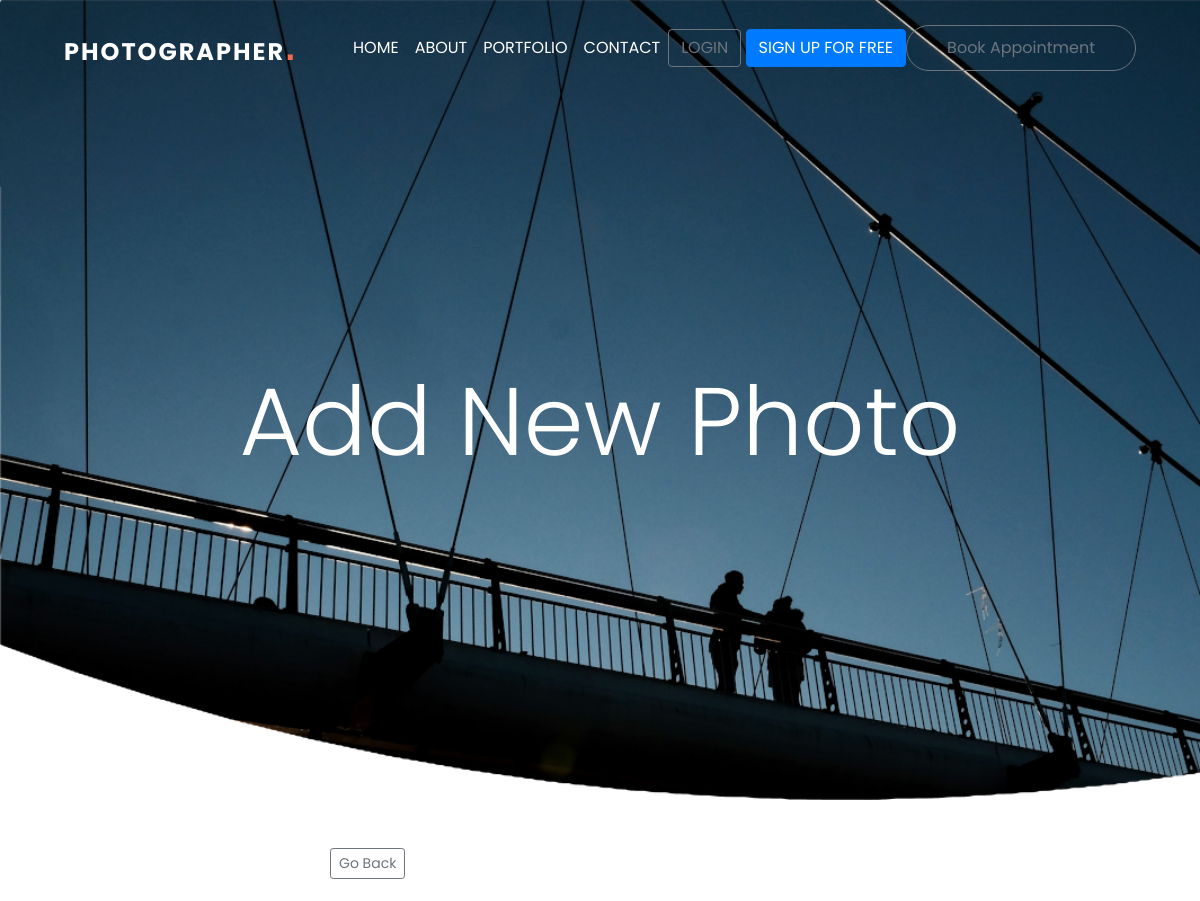
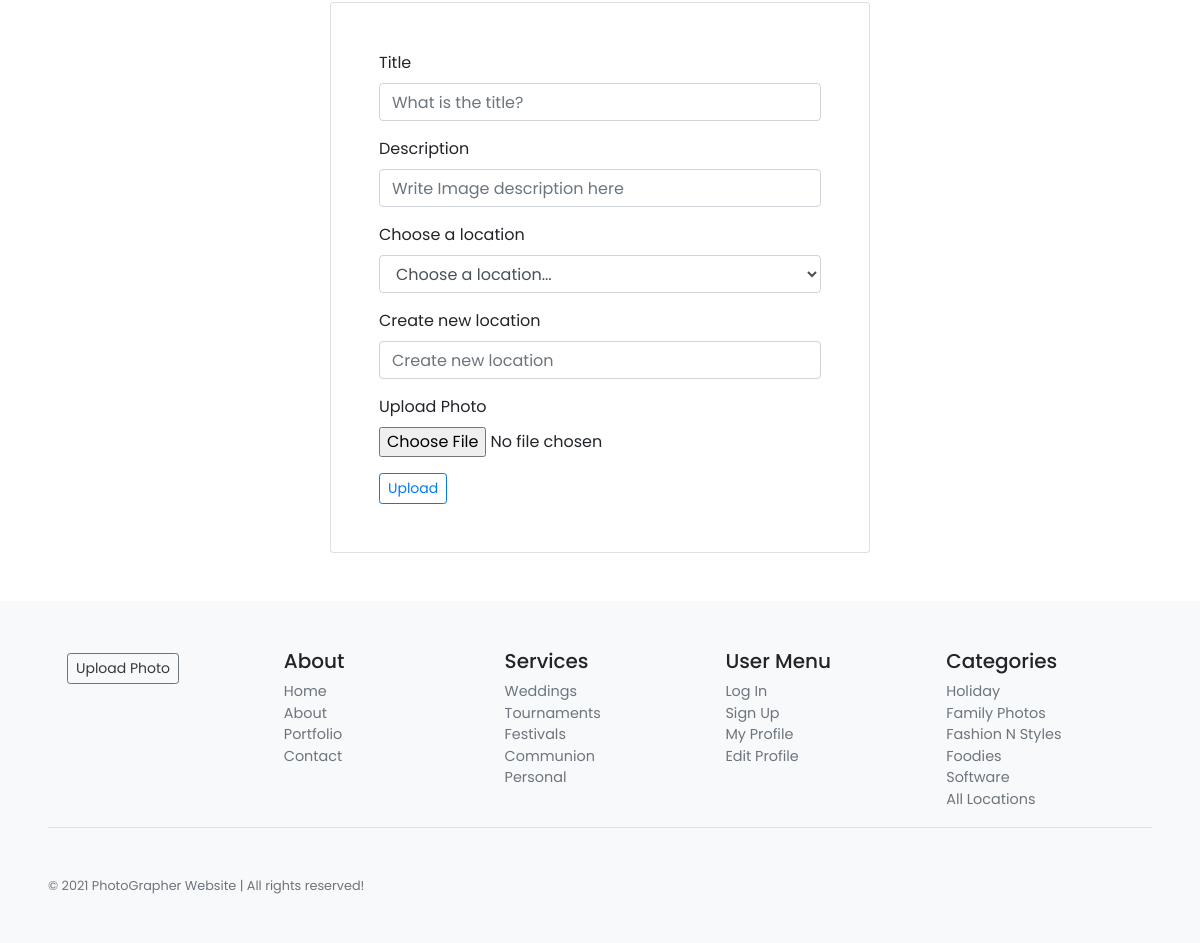
Screenshot of /add/ with the database file from the repository (2 pictures, top to bottom).
### photos/models.py (models this page shows, shortened)
class Category(models.Model):
    name = models.CharField(max_length=100, null=False, blank=False)

### photos/views.py (the view, shortened to what this page needs)
# urls.py: path('add/', views.addPhoto, name='add'),
def addPhoto(request):
    categories = Category.objects.all()
    context = {'categories': categories}
    return render(request, 'photos/add.html', context)

### photos/templates/photos/add.html (shortened to what this page needs)
{% extends 'base.html' %}
{% block content %}
<section class="banner2 mtop pb-5" id="banner">
  <div class="col-md-12 mx-auto" >
      <h1 class="display-1 text-center text-white fw-bold">Add New Photo</h1>
  </div>
</section>
<div class="container my-5">
    <div class="row justify-content-center">
        <div class="col-md-6">
            <a class="btn btn-sm btn-outline-secondary" href="{% url 'gallery' %}">Go Back</a>
            <div class="card p-5 mt-4">
                <form method="post" action="" enctype="multipart/form-data">
                    <div class="form-group m-6">
                      <label >Title</label>
                      <input name="title" type="text" class="form-control" placeholder="What is the title?" required>
                    </div>
                    <div class="form-group m-6">
                        <label >Description</label>
                        <input name="description" type="text" class="form-control" placeholder="Write Image description here" required>
                      </div>
                      <div class="form-group m-6">
                        <label >Choose a location</label>
                        <select name="category" class="form-control">
                            <option value="none">Choose a location...</option>
                        </select>
                      </div>
                      <div class="form-group m-6">
                        <label >Create new location</label>
                        <input name="new-location" type="text" class="form-control" placeholder="Create new location">
                      </div>
                    <div class="form-group m-6">
                      <label >Upload Photo</label>
                      <input name="image" type="file" class="form-control-file" required>
                    </div>
                    <button type="submit" class="btn btn-sm btn-outline-primary btn-small m-6"> Upload</button>
                  </form>
            </div>
        </div>
    </div>
</div>
{% endblock content %}

### photos/templates/base.html (shortened to what this page needs)
{% load static %}
<!doctype html>
<html lang="en">
<head>
    <link rel="stylesheet" href="https://cdnjs.cloudflare.com/ajax/libs/font-awesome/6.0.0-beta2/css/all.min.css">
    <link rel="stylesheet" href="https://unpkg.com/boxicons@latest/css/boxicons.min.css">
    <link rel="stylesheet" href="https://cdn.jsdelivr.net/npm/bootstrap@4.6.0/dist/css/bootstrap.min.css">
    <link rel="stylesheet" href="https://cdnjs.cloudflare.com/ajax/libs/font-awesome/6.0.0-beta2/css/all.min.css">
    <link href="https://cdnjs.cloudflare.com/ajax/libs/font-awesome/5.13.0/css/all.min.css" rel="stylesheet">
    <link rel="stylesheet" type="text/css" href="{% static 'css/custom.css' %}">
    <link rel="stylesheet" type="text/css" href="{% static 'css/home.css' %}">
</head>
<body>
    <header class="header">
        <nav class="navbar navbar-expand-lg fixed-top py-3">
            <div class="container-fluid mx-5">
                <a href="{% url 'home' %}" class="navbar-brand font-weight-bold" id="logo">PhotoGrapher<span>.</span> </a>
                <div id="navbarSupportedContent" class="collapse navbar-collapse">
                    <ul class="navbar-nav ml-auto">
                        <li class="nav-item active"><a href="{% url 'home' %}" class="nav-link text-uppercase">Home<span class="sr-only">(current)</span></a></li>
                        <li class="nav-item"><a href="{% url 'about' %}" class="nav-link text-uppercase">About</a></li>
                        <li class="nav-item"><a href="{% url 'gallery' %}" class="nav-link text-uppercase">Portfolio</a></li>
                        <li class="nav-item"><a href="{% url 'contact' %}" class="nav-link text-uppercase">Contact</a></li>
                    </ul>
                    {% if user.is_authenticated %}
                        <ul class="nav navbar-nav ms-auto">
                            <li class="nav-item dropdown">
                                <a href="#" class="nav-link dropdown-toggle text-uppercase" data-bs-toggle="dropdown">{{user.username}}</a>
                                <div class="dropdown-menu dropdown-menu-end">
                                    <a href="{% url 'show_profile' user.profile.pk %}" class="dropdown-item">View Profile</a>
                                    <a href="{% url 'edit_profile' user.profile.pk %}" class="dropdown-item">Edit Profile</a>
                                    <a href="{% url 'password_change'%}" class="dropdown-item">Change Password</a>
                                    <a href="{% url 'logout' %}" class="dropdown-item">Logout</a>
                                </div>
                            </li>
                        </ul>
                        {% else %}
                        <div class="navbtn">
                        <a href="{% url 'login' %}" class="btn btn-st btn-outline-secondary">
                            LOGIN</a>
                        <a class="btn btn-primary" href="{% url 'signup' %}" role="button">SIGN UP FOR FREE</a>
                        </div>
                        {% endif %}
                        <a href="{% url 'booking' %}" class="btn btn-outline-secondary btn-rounded bk_ap">Book Appointment</a>
                </div>
            </div>
        </nav>
    </header>
    <div class="container-fluid">
        <div class="row">
            {% block content %}
            {% endblock content %}
        </div>
    </div>
    <footer class="container-fluid p-5  bg-light mt-auto">
        <div class="row">
          <div class="col-12 col-md">
            <a href="{% url 'add' %}" class="btn btn-sm btn-outline-secondary btn-small m-1 text-dark">Upload Photo</a>
          </div>
          <div class="col-6 col-md">
            <h5>About</h5>
            <ul class="list-unstyled text-small">
                    <li class="text-muted"><a href="{% url 'home' %}">Home</a></li>
                    <li class="text-muted"><a href="{% url 'about' %}">About</a></li>
                    <li cla ss="text-muted"><a href="{% url 'gallery' %}">Portfolio</a></li>
                    <li class="text-muted"><a href="{% url 'contact' %}">Contact</a></li>
            </ul>
          </div>
          <div class="col-6 col-md">
            <h5>Services</h5>
            <ul class="list-unstyled text-small">
              <li><a class="text-muted" href="#">Weddings</a></li>
              <li><a class="text-muted" href="#">Tournaments</a></li>
              <li><a class="text-muted" href="#">Festivals</a></li>
              <li><a class="text-muted" href="#">Communion</a></li>
              <li><a class="text-muted" href="#">Personal</a></li>
            </ul>
          </div>
          <div class="col-6 col-md">
            <h5>User Menu</h5>
            <ul class="list-unstyled text-small">
              <li><a class="text-muted" href="{% url 'login' %}">Log In</a></li>
              <li><a class="text-muted" href="{% url 'signup' %}">Sign Up</a></li>
              <li><a class="text-muted" href="{% url 'show_profile' user.profile.pk %}">My Profile</a></li>
              <li><a class="text-muted" href="{% url 'edit_profile' user.profile.pk %}">Edit Profile</a></li>
            </ul>
          </div>
          <div class="col-6 col-md">
            <h5>Categories</h5>
            <ul class="list-unstyled text-small">
                {% for category in categories %}
                <li>
                  <a class="text-muted" href="{% url 'gallery' %}?category={{category.name}}">{{category.name}}</a>
                </li>
                {% endfor %}
                <li >
                  <a class="text-muted" href="{% url 'gallery' %}">All Locations</a>
                </li>
              </ul>
          </div>
        </div>
        <div class="container-fluid border-top">
            <small class="d-block mt-5 text-muted">&copy; 2021 PhotoGrapher Website | All rights reserved!</small>
          </div>
    </footer>
</body>
</html>

### static/css/custom.css (style rules this page uses)
* { font-family: 'Poppins', sans-serif; padding: 0; margin: 0; list-style: none; text-decoration: none; box-sizing: border-box; scroll-behavior: smooth; }
body, html { width: 100%; height: 100%; margin: 0; padding: 0;; }
:root { --primary-color: #0062a8; --secondary-color: #F26C4F; --dark-color: #22303e; --light-color: #ffffff; --gray-color: #f5f5f5; }
#logo { color: var(--light-color); text-transform: uppercase; font-size: 24px; font-weight: 500; letter-spacing: 2px; }
#logo span { color: var(--secondary-color); font-size: 36px; font-weight: 900; font-family: 'Agency FB', sans-serif; }
.navbar { background-color: #fff0; color: var(--light-color); }
.row { display: flex; flex-direction: row; flex-wrap: wrap; }
.container-fluid { margin-left: 0; }
.container-fluid section { margin: 0; }
.row { margin: 0; }
.mtop { margin-top: -100px; }
.row { position: relative; width: 100%; display: flex; justify-content: space-between; }
.container, .container-fluid, .container-lg, .container-md, .container-sm, .container-xl { width: 100%; padding-right: 0; padding-left: 0; margin-right: auto; margin-left: auto; }
.card { background-color: #fff; }
.navbar { transition: all 0.4s; z-index: 1000; }
.navbar .nav-link { color: #fff; }
.text-small { font-size: 0.9rem !important; }
body { min-height: 100vh; }
footer ul li, footer ul li a { text-decoration: none; list-style: none; color: #6c757d !important; }

### static/css/home.css (style rules this page uses)
* { font-family: 'Poppins', sans-serif; padding: 0; margin: 0; list-style: none; text-decoration: none; box-sizing: border-box; scroll-behavior: smooth; }
:root { --primary-color: #0062a8; --secondary-color: #F26C4F; --dark-color: #22303e; --light-color: #ffffff; --gray-color: #f5f5f5; }
section { padding: 100px; }
.banner2 { position: relative; width: 100%; height: 100vh; display: flex; justify-items: center; align-items: center; background-image: url("../images/banner.png"); background-size: cover; top: 100; transition: 0.2s; }
.bk_ap { border-radius: 30px; padding: 10px 40px; }
.row { position: relative; width: 100%; display: flex; justify-content: space-between; }

### rows the page displays
Category: name "Holiday"
Category: name "Family Photos"
Category: name "Fashion N Styles"
Category: name "Foodies"
Category: name "Software"
